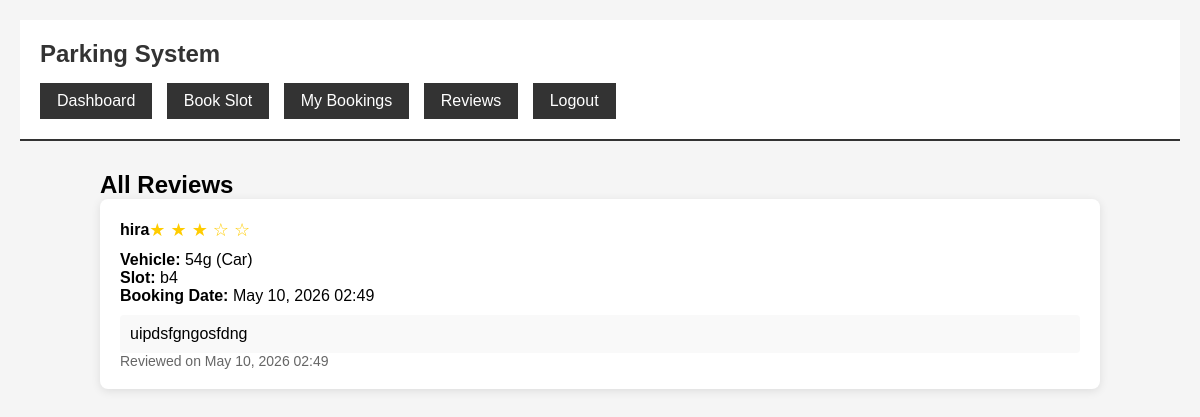
/reviews/all/, run on an earlier commit of the app's database.
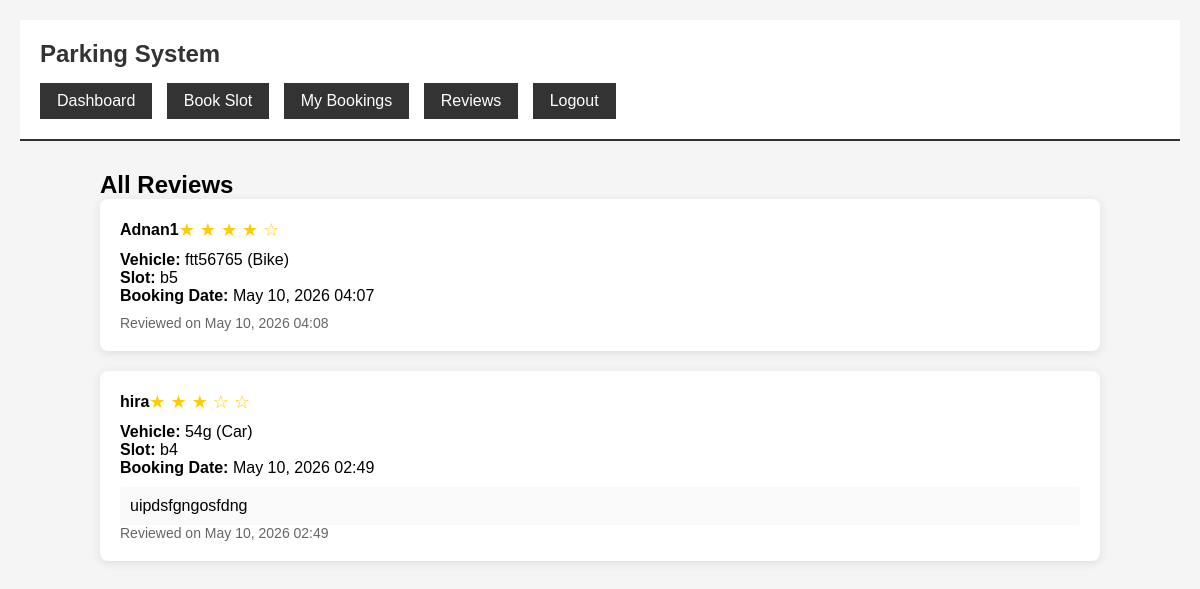
And on a later commit of the database.
### review/models.py (models this page shows, shortened)
class Review(models.Model):
    user = models.ForeignKey(User, on_delete=models.CASCADE)
    booking = models.ForeignKey(Booking, on_delete=models.CASCADE)
    rating = models.IntegerField(choices=[(i, i) for i in range(1, 6)])  # 1 to 5 stars
    comment = models.TextField(blank=True)
    created_at = models.DateTimeField(default=timezone.now)

### parking/models.py (models this page shows, shortened)
class Booking(models.Model):
    user = models.ForeignKey(User, on_delete=models.CASCADE)
    vehicle = models.ForeignKey(Vehicle, on_delete=models.CASCADE)
    slot = models.ForeignKey(ParkingSlot, on_delete=models.CASCADE)
    booking_time = models.DateTimeField(default=timezone.now)
    expiry_time = models.DateTimeField()
    status = models.CharField(max_length=20, default='Active')
    total_price = models.DecimalField(max_digits=10, decimal_places=2, default=0.00)

class Vehicle(models.Model):
    user = models.ForeignKey(User, on_delete=models.CASCADE)
    vehicle_number = models.CharField(max_length=20)
    vehicle_type = models.CharField(max_length=10)
    vehicle_image = models.ImageField(upload_to='vehicle_images/', null=True, blank=True)

class ParkingSlot(models.Model):
    slot_number = models.CharField(max_length=10)
    is_available = models.BooleanField(default=True)
    price_per_hour = models.DecimalField(max_digits=10, decimal_places=2, default=50.00)

### review/views.py (the view)
# urls.py: path('all/', views.all_reviews, name='all_reviews'),
def all_reviews(request):
    reviews = Review.objects.select_related('user', 'booking', 'booking__vehicle').order_by('-created_at')
    return render(request, 'reviews.html', {'reviews': reviews})

### templates/reviews.html (shortened to what this page needs)
<!DOCTYPE html>
<html lang="en">
<head>
</head>
<body>
    <div class="header">
        <h1>Parking System</h1>
        <div class="nav">
            <a href="{% url 'dashboard' %}">Dashboard</a>
            <a href="{% url 'book_slot' %}">Book Slot</a>
            <a href="{% url 'my_bookings' %}">My Bookings</a>
            <a href="{% url 'all_reviews' %}">Reviews</a>
            <a href="{% url 'logout' %}">Logout</a>
        </div>
    </div>
    <div class="container">
        <h2>All Reviews</h2>
        {% if reviews %}
            {% for review in reviews %}
            <div class="review-card">
                <div class="review-header">
                    <div class="review-user">{{ review.user.username }}</div>
                    <div class="review-rating">
                        {% for i in "12345" %}
                            {% if forloop.counter <= review.rating %}★{% else %}☆{% endif %}
                        {% endfor %}
                    </div>
                </div>
                <div class="review-details">
                    <strong>Vehicle:</strong> {{ review.booking.vehicle.vehicle_number }} ({{ review.booking.vehicle.vehicle_type }})<br>
                    <strong>Slot:</strong> {{ review.booking.slot.slot_number }}<br>
                    <strong>Booking Date:</strong> {{ review.booking.booking_time|date:"M d, Y H:i" }}
                </div>
                {% if review.comment %}
                <div class="review-comment">
                    {{ review.comment }}
                </div>
                {% endif %}
                <div class="review-date">
                    Reviewed on {{ review.created_at|date:"M d, Y H:i" }}
                </div>
            </div>
            {% endfor %}
        {% else %}
            <div class="no-reviews">
                <h3>No reviews yet</h3>
                <p>Be the first to leave a review after canceling a booking!</p>
            </div>
        {% endif %}
    </div>
</body>
</html>

What changed in the data, as far as the page shows it:
added Review: user.username "Adnan1", rating 4 (drawn), booking.vehicle.vehicle_number "ftt56765", booking.vehicle.vehicle_type "Bike", booking.slot.slot_number "b5", booking.booking_time "May 10, 2026 04:07", created_at "May 10, 2026 04:08"
